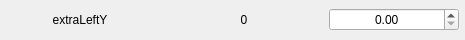
                      <widget class="QFrame" name="frame_56">
                       <property name="minimumSize">
                        <size>
                         <width>465</width>
                         <height>40</height>
                        </size>
                       </property>
                       <property name="maximumSize">
                        <size>
                         <width>465</width>
                         <height>40</height>
                        </size>
                       </property>
                       <property name="frameShape">
                        <enum>QFrame::NoFrame</enum>
                       </property>
                       <property name="frameShadow">
                        <enum>QFrame::Sunken</enum>
                       </property>
                       <layout class="QHBoxLayout" name="horizontalLayout_58">
                        <property name="spacing">
                         <number>5</number>
                        </property>
                        <property name="leftMargin">
                         <number>0</number>
                        </property>
                        <property name="topMargin">
                         <number>0</number>
                        </property>
                        <property name="rightMargin">
                         <number>5</number>
                        </property>
                        <property name="bottomMargin">
                         <number>0</number>
                        </property>
                        <item>
                         <widget class="QLabel" name="label_115">
                          <property name="minimumSize">
                           <size>
                            <width>158</width>
                            <height>0</height>
                           </size>
                          </property>
                          <property name="maximumSize">
                           <size>
                            <width>158</width>
                            <height>16777215</height>
                           </size>
                          </property>
                          <property name="text">
                           <string>extraLeftY</string>
                          </property>
                          <property name="alignment">
                           <set>Qt::AlignCenter</set>
                          </property>
                         </widget>
                        </item>
                        <item>
                         <widget class="QLabel" name="label_116">
                          <property name="minimumSize">
                           <size>
                            <width>158</width>
                            <height>0</height>
                           </size>
                          </property>
                          <property name="maximumSize">
                           <size>
                            <width>158</width>
                            <height>16777215</height>
                           </size>
                          </property>
                          <property name="text">
                           <string>0</string>
                          </property>
                          <property name="alignment">
                           <set>Qt::AlignCenter</set>
                          </property>
                         </widget>
                        </item>
                        <item>
                         <widget class="QDoubleSpinBox" name="doubleSpinBox_55">
                          <property name="minimumSize">
                           <size>
                            <width>130</width>
                            <height>0</height>
                           </size>
                          </property>
                          <property name="maximumSize">
                           <size>
                            <width>130</width>
                            <height>16777215</height>
                           </size>
                          </property>
                          <property name="styleSheet">
                           <string notr="true"/>
                          </property>
                          <property name="alignment">
                           <set>Qt::AlignCenter</set>
                          </property>
                         </widget>
                        </item>
                       </layout>
                      </widget>
